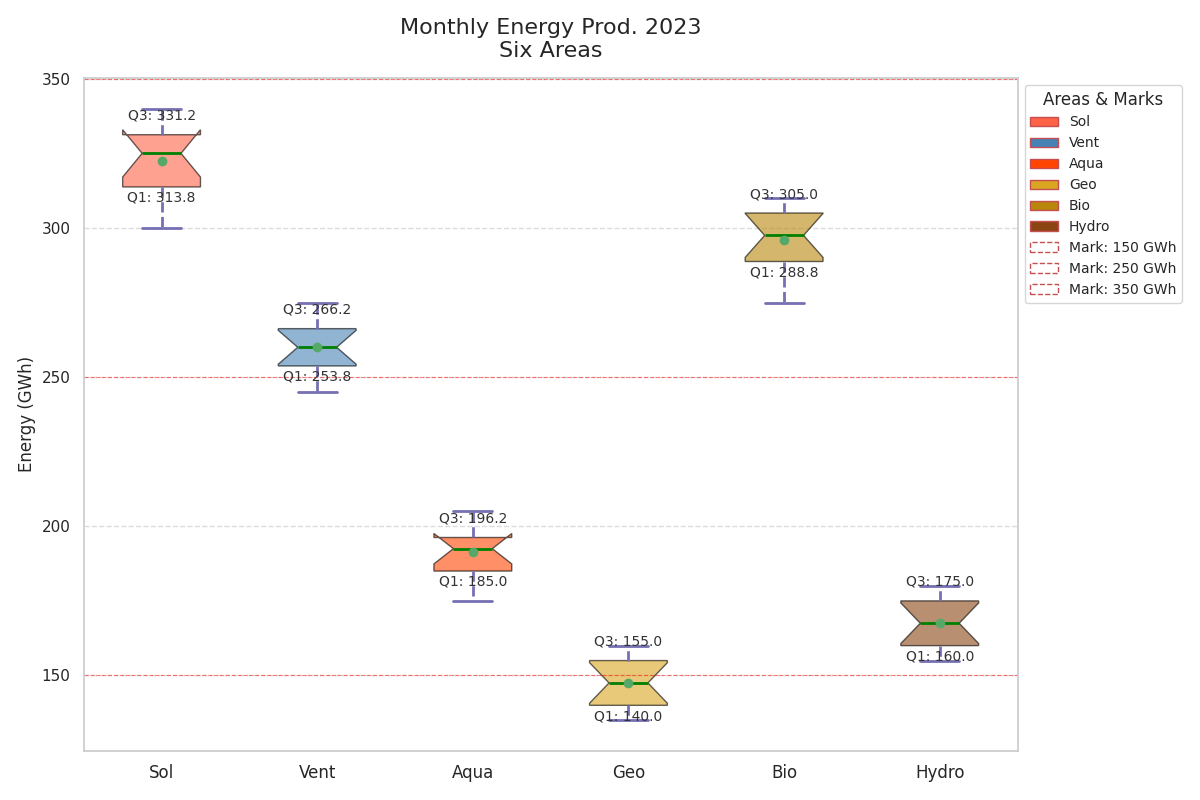

Generate this figure with Python:
import matplotlib.pyplot as plt
import numpy as np
import matplotlib.ticker as ticker
import seaborn as sns
from matplotlib.patches import Patch

sns.set_theme(style="whitegrid")

regions = ['Sol', 'Vent', 'Aqua', 'Geo', 'Bio', 'Hydro']
sol_energy = [320, 300, 310, 305, 315, 330, 335, 325, 340, 330, 325, 335]
vent_energy = [250, 260, 245, 255, 265, 270, 275, 260, 255, 250, 265, 270]
aqua_energy = [180, 190, 185, 175, 195, 200, 205, 195, 200, 190, 185, 195]
geo_energy = [140, 135, 145, 140, 150, 155, 160, 155, 150, 145, 140, 155]
bio_energy = [280, 275, 285, 290, 295, 305, 310, 300, 305, 310, 300, 295]
hydro_energy = [160, 155, 165, 160, 170, 175, 180, 175, 170, 165, 160, 175]

energy_data = [sol_energy, vent_energy, aqua_energy, geo_energy, bio_energy, hydro_energy]

fig, ax = plt.subplots(figsize=(12, 8))

boxplots = ax.boxplot(energy_data, vert=True, patch_artist=True, showmeans=True, notch=True)

new_colors = ['#FF6347', '#4682B4', '#FF4500', '#DAA520', '#B8860B', '#8B4513']
for patch, color in zip(boxplots['boxes'], new_colors):
    patch.set(facecolor=color, alpha=0.6)

for whisker in boxplots['whiskers']:
    whisker.set(color='#7570b3', linewidth=2, linestyle='--')
for cap in boxplots['caps']:
    cap.set(color='#7570b3', linewidth=2)
for median in boxplots['medians']:
    median.set(color='green', linewidth=2)
for mean in boxplots['means']:
    mean.set(marker='o', color='blue', markersize=6)

for i, region_data in enumerate(energy_data, start=1):
    q1, q3 = np.percentile(region_data, [25, 75])
    ax.text(i, q1 - 5, f"Q1: {q1:.1f}", ha='center', fontsize=10, color='#333333')
    ax.text(i, q3 + 5, f"Q3: {q3:.1f}", ha='center', fontsize=10, color='#333333')

ax.set_title('Monthly Energy Prod. 2023\nSix Areas', fontsize=16, pad=15)
ax.set_ylabel('Energy (GWh)', fontsize=12)
ax.set_xticks(range(1, len(regions) + 1))
ax.set_xticklabels(regions, fontsize=12)

ax.yaxis.set_minor_locator(ticker.MultipleLocator(10))

ax.yaxis.grid(True, linestyle='--', alpha=0.7)
ax.xaxis.grid(False)

highlight_levels = [150, 250, 350]
for level in highlight_levels:
    ax.axhline(level, color='red', linestyle='--', linewidth=0.8, alpha=0.5)

legend_elements = [Patch(facecolor=color, edgecolor='r', label=region) for color, region in zip(new_colors, regions)]
legend_elements.extend([Patch(facecolor='none', edgecolor='r', linestyle='--', label=f"Mark: {level} GWh") for level in highlight_levels])
ax.legend(handles=legend_elements, loc='upper left', bbox_to_anchor=(1, 1), fontsize=10, title="Areas & Marks")

plt.tight_layout()
plt.show()
